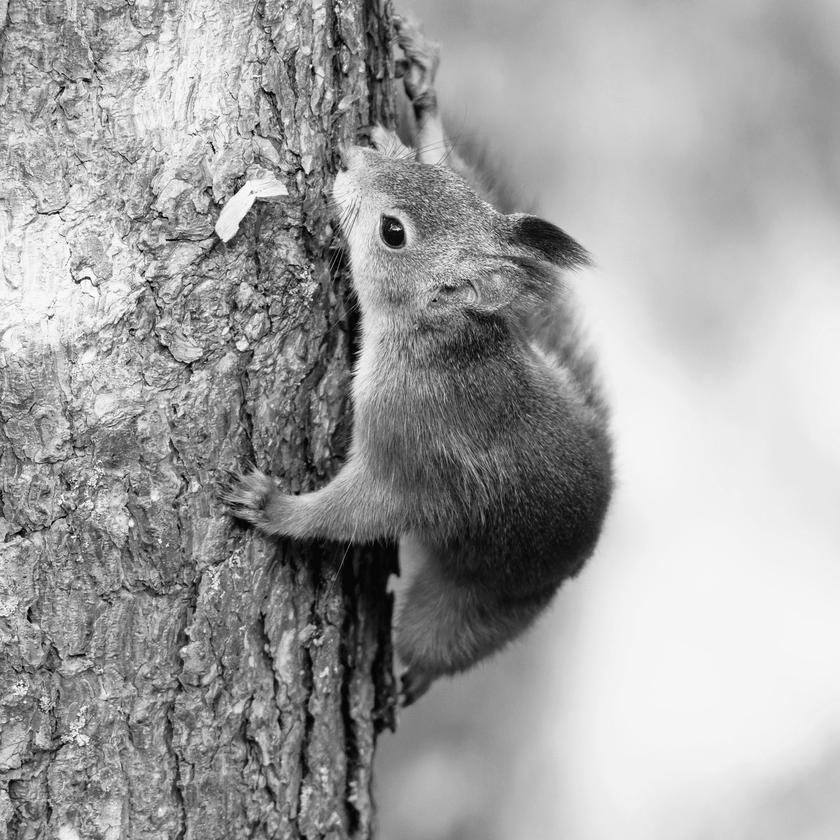
#> input picture HelseCTF2024/stego/ImageProcessing1/ekorn.png, 840 x 840 px, shrunk from 2080 x 2080 before the run
$ python Ekorn.py
#> lines starting #> are read from the running program, lines starting #| are printed output that depends on the picture
import numpy as np
from PIL import Image

img_path = "ekorn.png"
img = Image.open(img_path)
#> img is the input picture: PIL image 840x840 L; min 0, max 255, mean 160.7
img_data = np.array(img)

ft = np.fft.fft2(img_data)
fshift = np.fft.fftshift(ft)
spectrum = np.log(np.abs(fshift))
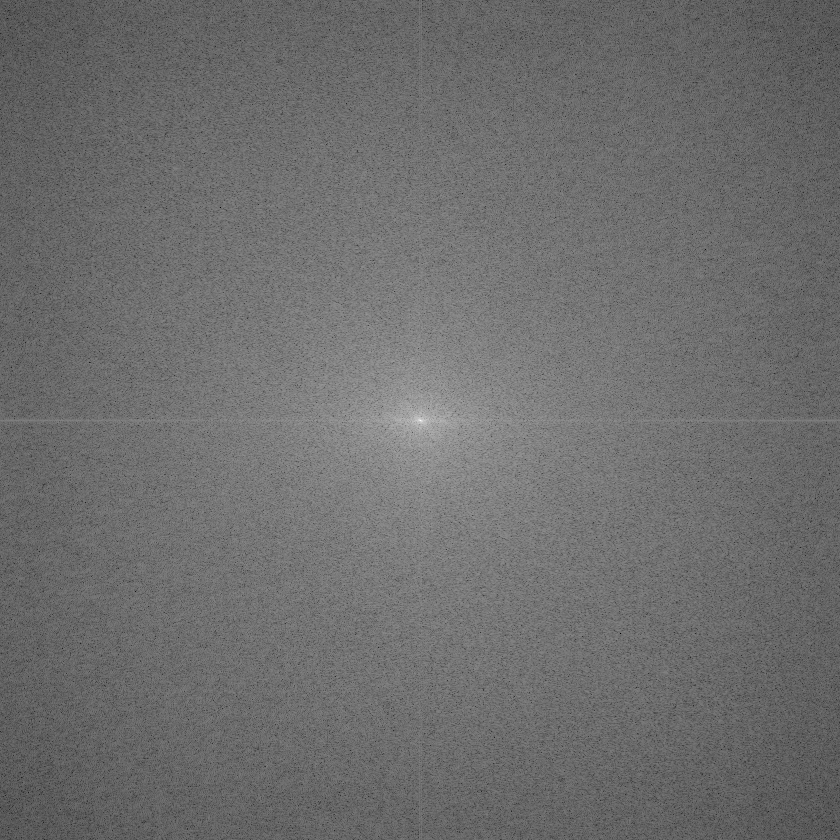
#> spectrum: shape (840, 840) float64; min 1.73, max 18.55, mean 8.98; drawn with min black and max white

im = Image.fromarray(spectrum.astype(np.uint8))
im.save("flagg.png")

$ run again, with HelseCTF2024/stego/ImageProcessing1/løsning.png copied over HelseCTF2024/stego/ImageProcessing1/ekorn.png
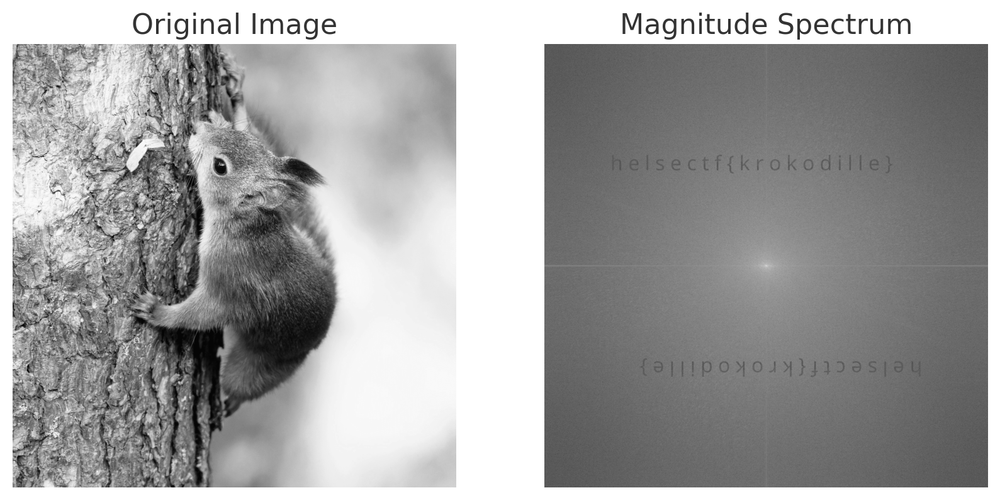
#> input picture HelseCTF2024/stego/ImageProcessing1/løsning.png, 1000 x 500 px, shrunk from 1589 x 795 before the run
#> img is the input picture: PIL image 1000x500 RGBA; mean R, G, B, A 161.2, 161.2, 161.2, 255
#> spectrum: shape (500, 1000, 4) float64; 4.09% of the values are NaN or infinite; the others: min -29.21, max 13.84, mean 5.95
#> `im = Image.fromarray(spectrum.astype(np.uint8))`:
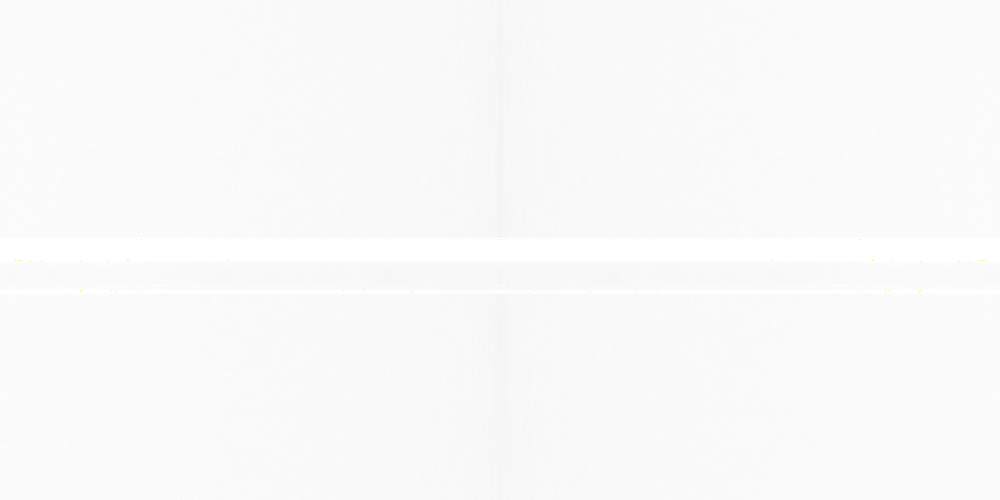
#> im: PIL image 1000x500 RGBA; mean R, G, B, A 5, 5, 7, 5; transparent parts drawn white
